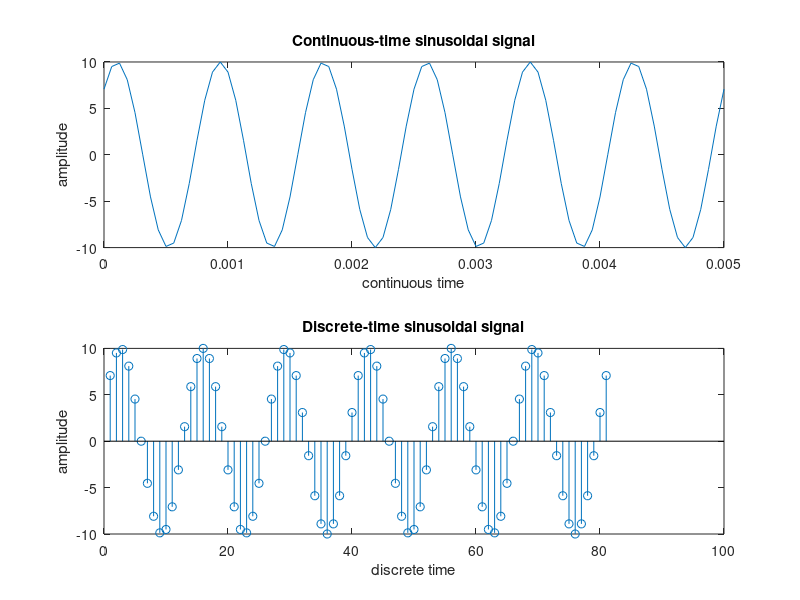

Source code (MATLAB):
%F0 = 1,2 kHz, Fs = 16 kHz, phi_0 = pi/4 rad, A = 10, t0 = 0, tf = 5 ms

Fs=16e3;
t=0:1/Fs:5e-3;
n=0:length(t)-1;

subplot(211);
plot(t,10*sin(2*pi*1200*t+pi/4));
xlabel('continuous time');
ylabel('amplitude')
title('Continuous-time sinusoidal signal')

subplot(212);
stem(10*sin(2*pi*1200/16000*n+pi/4))
xlabel('discrete time');
ylabel('amplitude')
title('Discrete-time sinusoidal signal')
